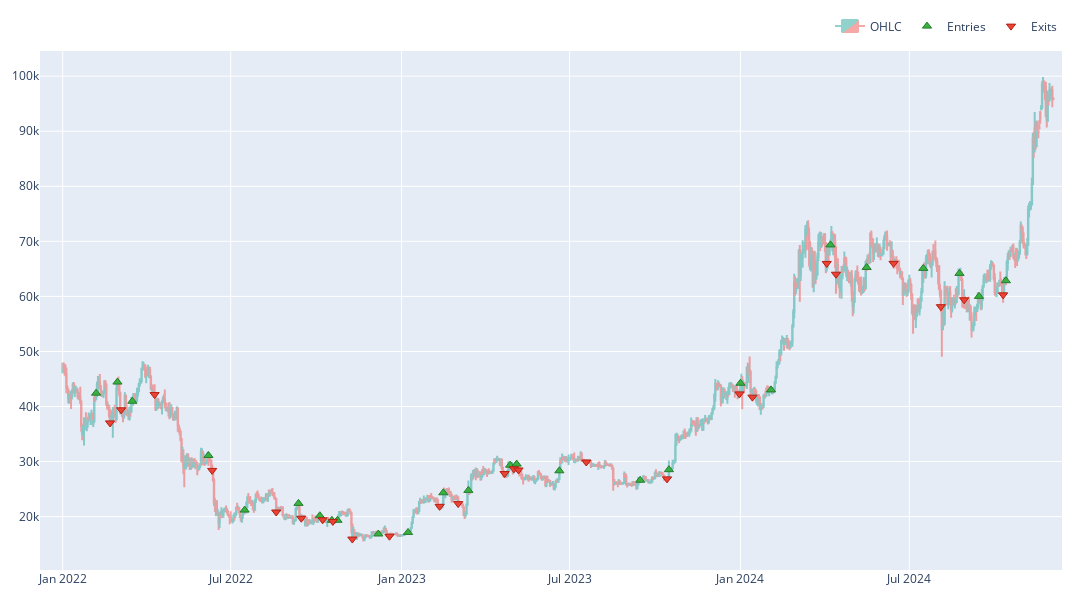

Source (notebook cell):
### Code cell
fig = plot_signals(data, 'BTCUSD', signals)
fig.show()

### Figure 1 — Plotly figure (JSON) as saved in the notebook; plotly's stock layout.template omitted (floating-point values rounded to 4 significant figures; data arrays with more than 128 entries replaced by an {"elided": "..."} marker saying what was removed)
{"data": [{"close": {"elided": "1068 float values"}, "decreasing": {"fillcolor": "#ee534f", "line": {"color": "#ee534f"}}, "high": {"elided": "1068 float values"}, "increasing": {"fillcolor": "#26a69a", "line": {"color": "#26a69a"}}, "low": {"elided": "1068 float values"}, "name": "OHLC", "opacity": 0.5, "open": {"elided": "1068 float values"}, "type": "candlestick", "uid": "9e850d0d-253c-466a-a8ce-5b3163796ece", "x": {"elided": "1068 str values"}}, {"marker": {"color": "#37B13F", "line": {"color": "rgb(38,123,44)", "width": 1}, "size": 8, "symbol": "triangle-up"}, "mode": "markers", "name": "Entries", "showlegend": true, "type": "scatter", "uid": "519f84c1-50f7-45fb-b84e-e19ce18f46cb", "x": ["2022-02-06T00:00:00+00:00", "2022-03-01T00:00:00+00:00", "2022-03-17T00:00:00+00:00", "2022-06-07T00:00:00+00:00", "2022-07-16T00:00:00+00:00", "2022-09-12T00:00:00+00:00", "2022-10-05T00:00:00+00:00", "2022-10-18T00:00:00+00:00", "2022-10-24T00:00:00+00:00", "2022-12-07T00:00:00+00:00", "2023-01-08T00:00:00+00:00", "2023-02-15T00:00:00+00:00", "2023-03-14T00:00:00+00:00", "2023-04-28T00:00:00+00:00", "2023-05-05T00:00:00+00:00", "2023-06-20T00:00:00+00:00", "2023-09-15T00:00:00+00:00", "2023-10-16T00:00:00+00:00", "2024-01-01T00:00:00+00:00", "2024-02-03T00:00:00+00:00", "2024-04-07T00:00:00+00:00", "2024-05-16T00:00:00+00:00", "2024-07-16T00:00:00+00:00", "2024-08-24T00:00:00+00:00", "2024-09-14T00:00:00+00:00", "2024-10-13T00:00:00+00:00"], "y": [42420.0, 44440.0, 40950.0, 31100.0, 21190.0, 22400.0, 20160.0, 19330.0, 19330.0, 16840, 17130.0, 24330.0, 24760.0, 29340.0, 29540.0, 28320.0, 26600.0, 28520.0, 44220.0, 43010.0, 69350.0, 65250.0, 65090.0, 64180.0, 60000.0, 62850.0]}, {"marker": {"color": "#EA4335", "line": {"color": "rgb(181,31,18)", "width": 1}, "size": 8, "symbol": "triangle-down"}, "mode": "markers", "name": "Exits", "showlegend": true, "type": "scatter", "uid": "31596c72-9251-418e-b1f7-fb8343973ece", "x": ["2022-02-21T00:00:00+00:00", "2022-03-05T00:00:00+00:00", "2022-04-10T00:00:00+00:00", "2022-06-11T00:00:00+00:00", "2022-08-19T00:00:00+00:00", "2022-09-15T00:00:00+00:00", "2022-10-08T00:00:00+00:00", "2022-10-19T00:00:00+00:00", "2022-11-09T00:00:00+00:00", "2022-12-19T00:00:00+00:00", "2023-02-11T00:00:00+00:00", "2023-03-03T00:00:00+00:00", "2023-04-22T00:00:00+00:00", "2023-05-02T00:00:00+00:00", "2023-05-07T00:00:00+00:00", "2023-07-19T00:00:00+00:00", "2023-10-14T00:00:00+00:00", "2023-12-31T00:00:00+00:00", "2024-01-14T00:00:00+00:00", "2024-04-03T00:00:00+00:00", "2024-04-13T00:00:00+00:00", "2024-06-14T00:00:00+00:00", "2024-08-04T00:00:00+00:00", "2024-08-29T00:00:00+00:00", "2024-10-10T00:00:00+00:00"], "y": [37023, 39400.0, 42170.0, 28390.0, 20830.0, 19700.0, 19420.0, 19120.0, 15923, 16440.0, 21860.0, 22360.0, 27820.0, 28680.0, 28468, 29920.0, 26850.0, 42290.0, 41700.0, 65990.0, 64020.0, 66000.0, 58130.0, 59390.0, 60280.0]}], "layout": {"height": 600, "legend": {"orientation": "h", "traceorder": "normal", "x": 1, "xanchor": "right", "y": 1.02, "yanchor": "bottom"}, "margin": {"b": 30, "l": 30, "r": 30, "t": 30}, "showlegend": true, "width": 1100, "xaxis": {"autorange": true, "range": ["2021-12-07 14:25:08.0389", "2024-12-12 09:34:51.9611"], "rangeslider": {"visible": false, "yaxis": {}}, "showgrid": true, "type": "date"}, "yaxis": {"autorange": true, "range": [10300.0, 104600.0], "showgrid": true, "type": "linear"}}}
